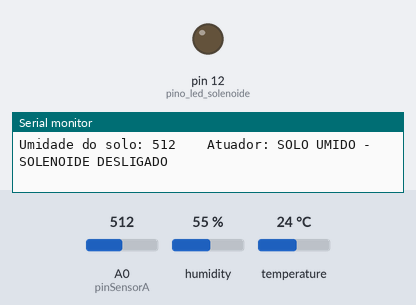
A sketch run on a simulated Arduino Uno, built with avr-gcc and run on an emulated ATmega328P. On the bench: output pins drawn as LEDs (lit = HIGH), the last lines printed to the serial monitor. The inputs (shaded band) are chosen by the test bench; at power-on: A0 (pinSensorA) = 512, humidity 55 %, temperature 24 °C.

Above: at 10.8 s.
10.9 s: A0 (pinSensorA) set to 705
21.3 s: A0 (pinSensorA) set to 738
At 31.2 s:
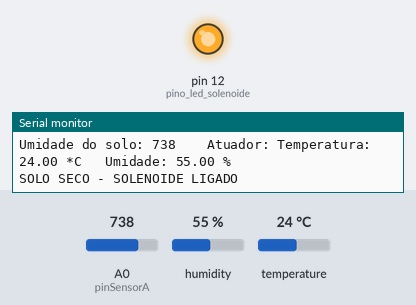
Timing chart, 0 to 32.7 s (numbered marks = the images above; inputs shaded):
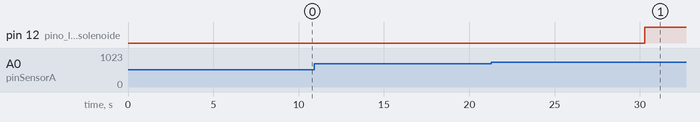

The sketch:

leitor-umidade-temp-dht11.ino
```cpp
/*  Projeto - Sistema de Irrigação inteligente
 *  Eng Joao Faro
 */
#include "DHT.h"

#define pinSensorA A0

const int pino_dht = 9;
const int pino_led_solenoide = 12;
float temperatura;
float umidade;
DHT dht(pino_dht, DHT11);

void setup() {
  pinMode(pino_led_solenoide, OUTPUT);
  Serial.begin(9600);
  dht.begin();
}

void loop() {

  // Aguarda alguns segundos entre uma leitura e outra
  delay(10000);

  temperatura = dht.readTemperature();
  umidade = dht.readHumidity();

  // Se ocorreu alguma falha durante a leitura
  if (isnan(umidade) || isnan(temperatura)) {
    Serial.println("Falha na leitura do Sensor DHT!");
  } else {
    Serial.print("Temperatura: ");
    Serial.print(temperatura);
    Serial.print(" *C ");

    Serial.print("\t");

    Serial.print("Umidade externa: ");
    Serial.print(umidade);
    Serial.print(" %\t");

    Serial.println();
  }

  Serial.print("Umidade do solo: ");
  Serial.print(analogRead(pinSensorA));
  Serial.print("  ");

  Serial.print("  Atuador: ");
  if (analogRead(pinSensorA) > 720) {

    while(millis() < 6000 || analogRead(pinSensorA) > 350) {

      if (isnan(umidade) || isnan(temperatura)) {
        Serial.println("Falha na leitura do Sensor DHT!");
        } else {
          Serial.print("Temperatura: ");
          Serial.print(temperatura);
          Serial.print(" *C ");

          Serial.print("\t");

          Serial.print("Umidade: ");
          Serial.print(umidade);
          Serial.print(" %\t");

          Serial.println();
        }

      Serial.println("SOLO SECO - SOLENOIDE LIGADO");
      digitalWrite(pino_led_solenoide, HIGH); // Ativa Solenoide

      delay(6000);

    }
  } else {

    Serial.println("SOLO UMIDO - SOLENOIDE DESLIGADO");
    digitalWrite(pino_led_solenoide, LOW); // Desativa Solenoide
  }
}
```

Measured:
- the behaviour switches between 720 and 721 on A0 (pinSensorA) (found by bisection; images 0 and 1)
- after the input at 21.3 s, pin 12 (pino_led_solenoide): LOW → HIGH after 9.0 s
